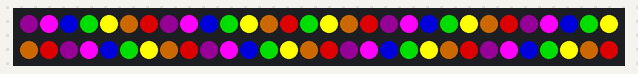
The sketch below on a simulated Arduino Uno, built with avr-gcc and run on an emulated ATmega328P. Shown: 60 RGB LEDs in strip order, left to right, continuing on the next row.

Above: at 0.1 s.
At 4.1 s:
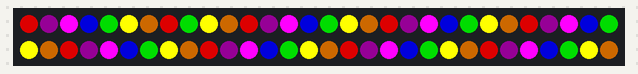
At 10.2 s:
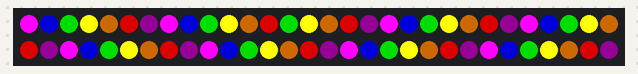
At 19.9 s:
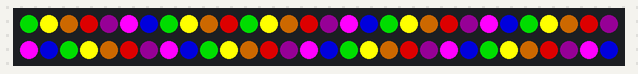
At 29.5 s:
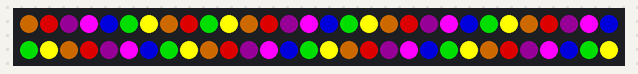
At 39.1 s:
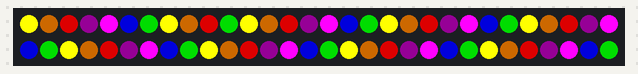

Measured:
- what the display in image 1 shows lasts 0.5 s, from 4.1 s to 4.6 s

The sketch:

ledtests.ino
```cpp
#include <Adafruit_NeoPixel.h>
#define LEDPIN 12
#define NUMBER_PIXELS 60
Adafruit_NeoPixel strip = Adafruit_NeoPixel(NUMBER_PIXELS, LEDPIN, NEO_GRB + NEO_KHZ800);

void setup() {
  Serial.begin(9600);
  strip.begin();
}

void rainbow7(uint16_t i) {
  // we use the modulo function with this
  // strip.setPixelColor((i + 0) % NUMBER_PIXELS, 000, 000, 000);  // off
  strip.setPixelColor((i + 1) % NUMBER_PIXELS, 025, 000, 025);  // violet
  strip.setPixelColor((i + 2) % NUMBER_PIXELS, 255, 000, 255);  // indigo
  strip.setPixelColor((i + 3) % NUMBER_PIXELS, 000, 000, 150);  // blue
  strip.setPixelColor((i + 4) % NUMBER_PIXELS, 000, 150, 000);  // green
  strip.setPixelColor((i + 5) % NUMBER_PIXELS, 255, 255, 000);  // yellow
  strip.setPixelColor((i + 6) % NUMBER_PIXELS, 110, 070, 000);  // orange
  strip.setPixelColor((i + 7) % NUMBER_PIXELS, 150, 000, 000);  // red
  if (i < NUMBER_PIXELS * 2) {
    rainbow7(i + 7);
  }
}

void threeOn(uint16_t i) {
  strip.setPixelColor((i - 1) % NUMBER_PIXELS, 50, 50, 50);
  strip.setPixelColor((i + 0) % NUMBER_PIXELS, 50, 50, 50);
  strip.setPixelColor((i + 1) % NUMBER_PIXELS, 50, 50, 50);
  if (i < NUMBER_PIXELS * 2) {
    threeOn(i + 5);
  }
}

void loop() {

  for (int i = 0; i < NUMBER_PIXELS; i++) {
    rainbow7(i);
    strip.show();
    delay(500);
    strip.clear();
    strip.show();
  }
}
```
